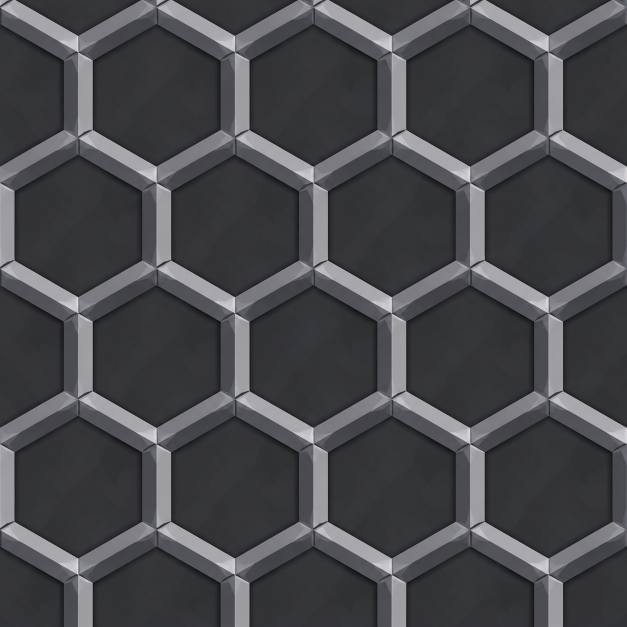
#> input picture Tools/Modeling/Textures/Carbon nanotube_honeycomb.png, 1254 x 1254 px (shown at 1/2 size)
$ python Generate-CarbonNanotubePortable.py
#> lines starting #> are read from the running program, lines starting #| are printed output that depends on the picture
### Tools/Modeling/portable_mesh.py
"""Native Unity portable-mesh export, atlas preview and geometry validation."""
from pathlib import Path
import math
import re
import struct
from PIL import Image, ImageDraw

ROOT = Path(__file__).resolve().parents[2]
ASSETS = ROOT / 'FactorioProject/Assets'
def add(a,b): return tuple(x+y for x,y in zip(a,b))
def sub(a,b): return tuple(x-y for x,y in zip(a,b))
def mul(a,k): return tuple(x*k for x in a)
def dot(a,b): return sum(x*y for x,y in zip(a,b))
def cross(a,b): return (a[1]*b[2]-a[2]*b[1],a[2]*b[0]-a[0]*b[2],a[0]*b[1]-a[1]*b[0])
def unit(a): return mul(a,1/math.sqrt(dot(a,a)))
def uv(x,y): return (x/1024,1-y/1024)

class PortableMesh:
    def __init__(self,name,folder,guid,eye=(1,0.9,1.4),origin=(0,0.073,0),scale=1850,vertex_limit=120):
        self.name,self.guid=name,guid
        self.output=ASSETS/folder/(name+'.mesh')
        self.atlas=ASSETS/folder/(name+'_TB.png')
        self.eye,self.origin,self.scale=eye,origin,scale
        self.vertex_limit=vertex_limit
        self.vertices,self.normals,self.uvs,self.triangles=[],[],[],[]

    def vertex(self,p,n,t):
        self.vertices.append(p); self.normals.append(unit(n)); self.uvs.append(t)
        return len(self.vertices)-1

    # [5 lines left out: function face, not called in this run]

    def validate(self):
        v,n,t=self.vertices,self.normals,self.uvs
        assert 0<len(v)<=self.vertex_limit
        ids,edges={},{}
        welded=[ids.setdefault(tuple(round(x,7) for x in p),len(ids)) for p in v]
        for a,b,c in self.triangles:
            normal=cross(sub(v[b],v[a]),sub(v[c],v[a]))
            assert dot(normal,normal)>1e-14
            assert dot(normal,add(add(n[a],n[b]),n[c]))>0
            u,w,q=t[a],t[b],t[c]
            assert abs((w[0]-u[0])*(q[1]-u[1])-(w[1]-u[1])*(q[0]-u[0]))>1e-9
            for i,j in ((a,b),(b,c),(c,a)):
                i,j=welded[i],welded[j]
                edge=tuple(sorted((i,j)))
                count,balance=edges.get(edge,(0,0))
                edges[edge]=(count+1,balance+(1 if i<j else -1))
        assert all(c==2 and b==0 for c,b in edges.values())

    # [80 lines left out: functions buffers, write, check, preview, not called in this run]

### Tools/Modeling/Generate-CarbonNanotubePortable.py
"""Hollow six-sided Carbon nanotube_P, using the shared portable mesh exporter.

Texture source: built-in imagegen, flat coarse graphite/silver honeycomb albedo,
faceted struts, opaque, no perspective, no text. The source is packed unchanged
apart from resizing into the atlas; the other islands are inner-wall/rim colors.
"""
import argparse
import math

from PIL import Image, ImageDraw
from portable_mesh import PortableMesh, ASSETS, ROOT, cross, sub, dot


MESH_GUID = 'c5619b68030141db8f2da95cb1849b72'
MATERIAL_GUID = '96efbcdf955e4a518be01bdaf7cfc060'
TEXTURE_GUID = '5e11075af67147edb1674cfe807593b3'
SOURCE = ROOT / 'Tools/Modeling/Textures/Carbon nanotube_honeycomb.png'
asset = PortableMesh('Carbon nanotube_P', 'Items/Materials/Carbon nanotube',
    MESH_GUID, eye=(1, .8, 1.6), origin=(0, .061, 0), scale=1900,
    vertex_limit=72)
OUTER, INNER, HALF_LENGTH = .070, .051, .180
CENTER_Y = OUTER * math.sin(math.pi / 3)


def point(radius, side, z):
    angle = math.tau * (side % 6) / 6
    return (radius * math.cos(angle), CENTER_Y + radius * math.sin(angle), z)


def triangle(a, b, c):
    # Concave inner faces must use their own normals, not the tube's center.
    n = cross(sub(asset.vertices[b], asset.vertices[a]),
        sub(asset.vertices[c], asset.vertices[a]))
    if dot(n, asset.normals[a]) < 0:
        b, c = c, b
    asset.triangles.append((a, b, c))


def build():
    asset.vertices.clear()
    asset.normals.clear()
    asset.uvs.clear()
    asset.triangles.clear()
    for radius, sign in ((OUTER, 1), (INNER, -1)):
        for side in range(6):
            angle = math.tau * (side + .5) / 6
            normal = (sign * math.cos(angle), sign * math.sin(angle), 0)
            ids = []
            for edge, end in ((0, 0), (1, 0), (1, 1), (0, 1)):
                if sign == 1:
                    uv = ((4 + 760 * (side + edge) / 6) / 1024,
                        1 - (4 + 760 * end) / 1024)
                else:
                    uv = ((820 + 180 * edge) / 1024,
                        1 - (280 + 200 * end) / 1024)
                ids.append(asset.vertex(point(radius, side + edge,
                    HALF_LENGTH if end else -HALF_LENGTH), normal, uv))
            triangle(ids[0], ids[1], ids[2])
            triangle(ids[0], ids[2], ids[3])
    for z in (-HALF_LENGTH, HALF_LENGTH):
        rings = []
        for radius in (OUTER, INNER):
            ring = []
            for side in range(6):
                p = point(radius, side, z)
                uv = ((906 + p[0] / OUTER * 92) / 1024,
                    1 - (128 + (p[1] - CENTER_Y) / OUTER * 92) / 1024)
                ring.append(asset.vertex(p, (0, 0, 1 if z > 0 else -1), uv))
            rings.append(ring)
        for side in range(6):
            other = (side + 1) % 6
            a, b = rings[0][side], rings[0][other]
            c, d = rings[1][other], rings[1][side]
            triangle(a, b, c)
            triangle(a, c, d)
    assert len(asset.vertices) == 72 and len(asset.triangles) == 48
    asset.validate()


def write_assets():
    with Image.open(SOURCE) as source:
#> source is the input picture: PIL image 1254x1254 RGB; mean R, G, B 72.1, 72.6, 76.1
        texture = source.convert('RGB').resize((768, 768), Image.Resampling.LANCZOS)
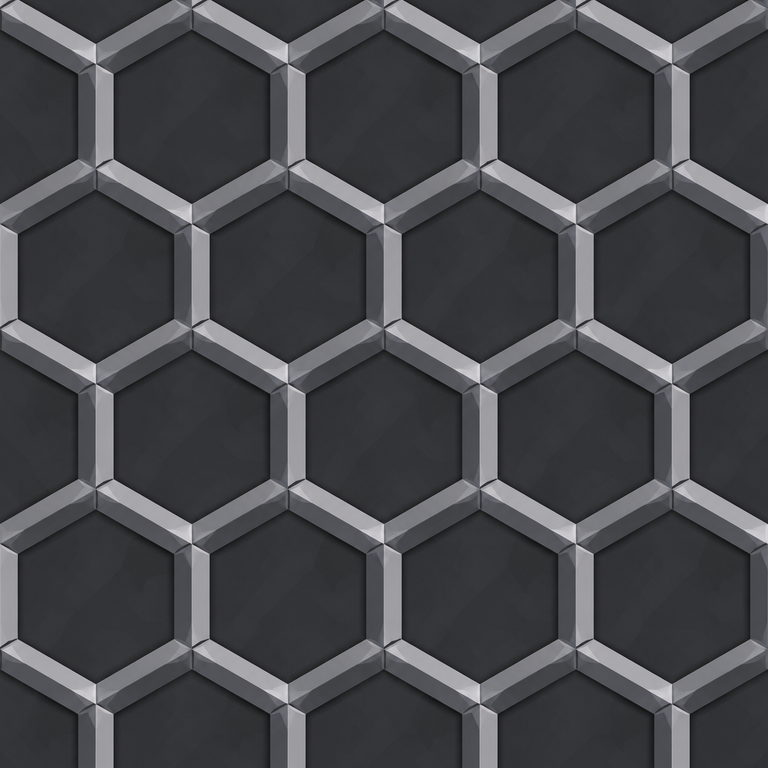
#> texture: PIL image 768x768 RGB; mean R, G, B 72.1, 72.6, 76.1
    atlas = Image.new('RGB', (1024, 1024), (46, 48, 51))
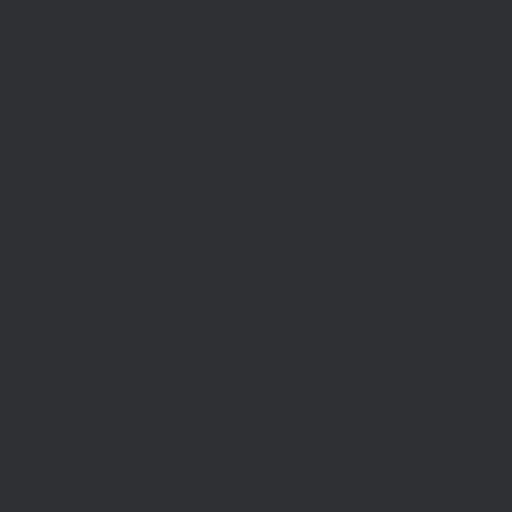
#> atlas: PIL image 1024x1024 RGB (shown at 1/2 size); mean R, G, B 46, 48, 51
    atlas.paste(texture, (0, 0))
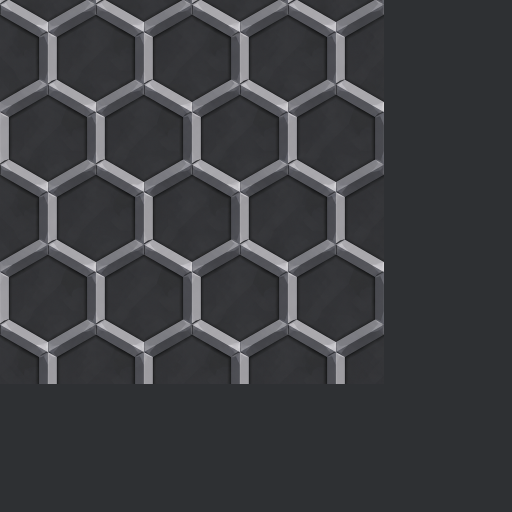
#> atlas: PIL image 1024x1024 RGB (shown at 1/2 size); mean R, G, B 60.7, 61.8, 65.1
    draw = ImageDraw.Draw(atlas)
    draw.rectangle((792, 8, 1023, 248), fill=(163, 168, 175))
    draw.rectangle((792, 256, 1023, 512), fill=(47, 50, 55))
    atlas.save(asset.atlas)
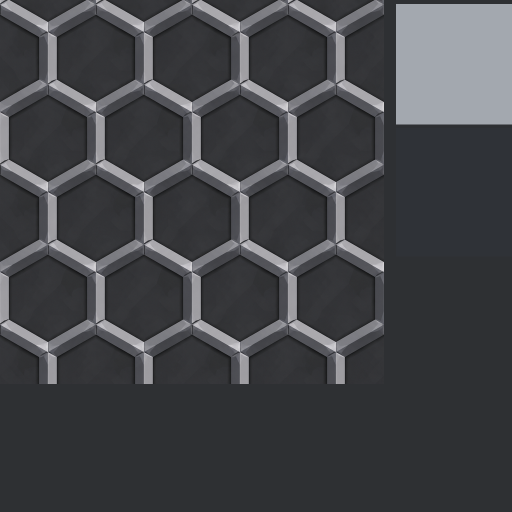
#> saved as Carbon nanotube_P_TB.png: PIL image 1024x1024 RGB (shown at 1/2 size); mean R, G, B 67, 68.3, 72
    meta = f'''fileFormatVersion: 2
guid: {TEXTURE_GUID}
TextureImporter:
  serializedVersion: 13
  mipmaps:
    enableMipMap: 1
    sRGBTexture: 1
  isReadable: 0
  textureSettings:
    serializedVersion: 2
    filterMode: 1
    aniso: 2
    wrapU: 1
    wrapV: 1
    wrapW: 1
  nPOTScale: 0
  maxTextureSize: 1024
  textureType: 0
  textureShape: 1
  alphaIsTransparency: 0
  platformSettings: []
  userData:
  assetBundleName:
  assetBundleVariant:
'''
    asset.atlas.with_suffix('.png.meta').write_text(meta, encoding='utf-8')
#> (the run stopped early here; a loop or call above may not have finished)

$ run again, with Tools/Modeling/Textures/Carbon plate_weave.png copied over Tools/Modeling/Textures/Carbon nanotube_honeycomb.png
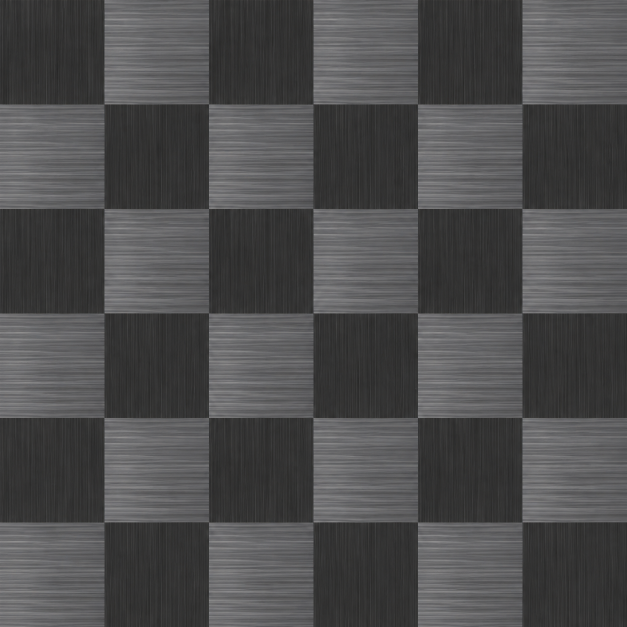
#> input picture Tools/Modeling/Textures/Carbon plate_weave.png, 1254 x 1254 px (shown at 1/2 size)
#> in write_assets, source is the input picture: PIL image 1254x1254 RGB; mean R, G, B 77, 76.8, 77.4
#> in write_assets, `atlas.paste(texture, (0, 0))`:
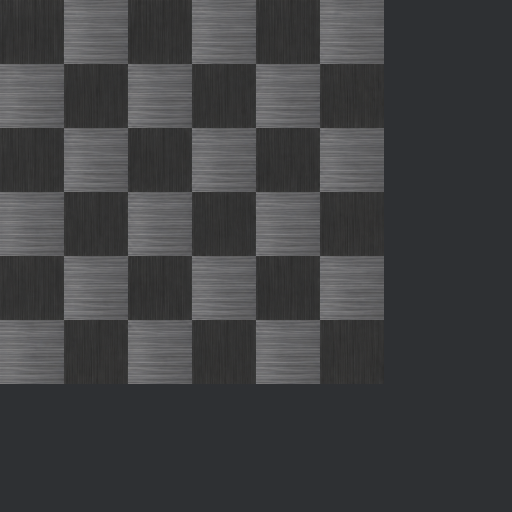
#> atlas: PIL image 1024x1024 RGB (shown at 1/2 size); mean R, G, B 63.4, 64.2, 65.9
#> in write_assets, `atlas.save(asset.atlas)`:
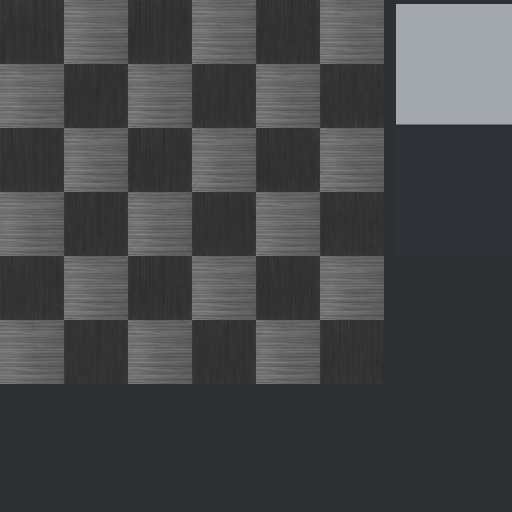
#> saved as Carbon nanotube_P_TB.png: PIL image 1024x1024 RGB (shown at 1/2 size); mean R, G, B 69.7, 70.7, 72.7
